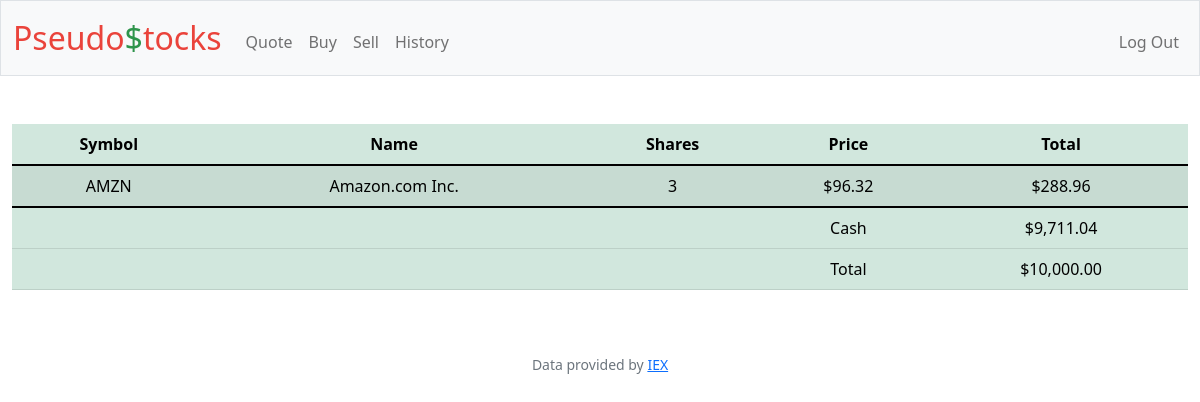
/ (signed in), run on the app's committed database.
### tables this page shows
CREATE TABLE 'history' ('id' INTEGER PRIMARY KEY AUTOINCREMENT NOT NULL, 'user_id' INTEGER, 'symbol' TEXT, 'name' TEXT, 'shares' INTEGER, 'price' REAL, 'date' DATETIME);

CREATE TABLE users (id INTEGER PRIMARY KEY AUTOINCREMENT NOT NULL, username TEXT NOT NULL, hash TEXT NOT NULL, cash NUMERIC NOT NULL DEFAULT 10000.00);

### app.py (the view)
@app.route("/")
@login_required
def index():
    user_id = session["user_id"]
    stocks = db.execute("SELECT symbol, name, SUM(shares) AS shares, price FROM history WHERE user_id = ? GROUP BY symbol HAVING SUM(shares) > 0", user_id)
    cash_dict = db.execute("SELECT cash FROM users WHERE id = ?", user_id)
    cash = cash_dict[0]["cash"]
    total = cash
    for stock in stocks:
        total += stock["shares"] * stock["price"]
    return render_template("index.html", stocks=stocks, cash=cash, total=total)

### app.py (called while the page is built)
@app.after_request
def after_request(response):
    response.headers["Cache-Control"] = "no-cache, no-store, must-revalidate"
    response.headers["Expires"] = 0
    response.headers["Pragma"] = "no-cache"
    return response

### helpers.py (called while the page is built)
def login_required(f):
    @wraps(f)
    def decorated_function(*args, **kwargs):
        if session.get("user_id") is None:
            return redirect("/login")
        return f(*args, **kwargs)
    return decorated_function

def usd(value):
    return f"${value:,.2f}"

### templates/index.html (shortened to what this page needs)
{% extends "layout.html" %}
{% block main %}
    <table class="table table-success table-striped">
        <thead>
            <tr>
                <th scope="col">Symbol</th>
                <th scope="col">Name</th>
                <th scope="col">Shares</th>
                <th scope="col">Price</th>
                <th scope="col">Total</th>
            </tr>
        </thead>
        <tbody>
            {% for stock in stocks %}
                <tr>
                    <td>{{ stock.symbol }}</td>
                    <td>{{ stock.name }}</td>
                    <td>{{ stock.shares }}</td>
                    <td>{{ stock.price | usd }}</td>
                    <td>{{ (stock.shares * stock.price) | usd }}</td>
                </tr>
            {% endfor %}
        </tbody>
        <tfoot>
            <tr>
                <td></td>
                <td></td>
                <td></td>
                <td>Cash</td>
                <td>{{ cash | usd }}</td>
            </tr>
            <tr>
                <td></td>
                <td></td>
                <td></td>
                <td>Total</td>
                <td>{{ total | usd }}</td>
            </tr>
        </tfoot>
    </table>
{% endblock %}

### data on the page
history: symbol "AMZN", name "Amazon.com Inc.", shares "3", price "$96.32", shares "$288.96"
users: cash "$9,711.04"

### other printed values
{{ total | usd }} "$10,000.00"
